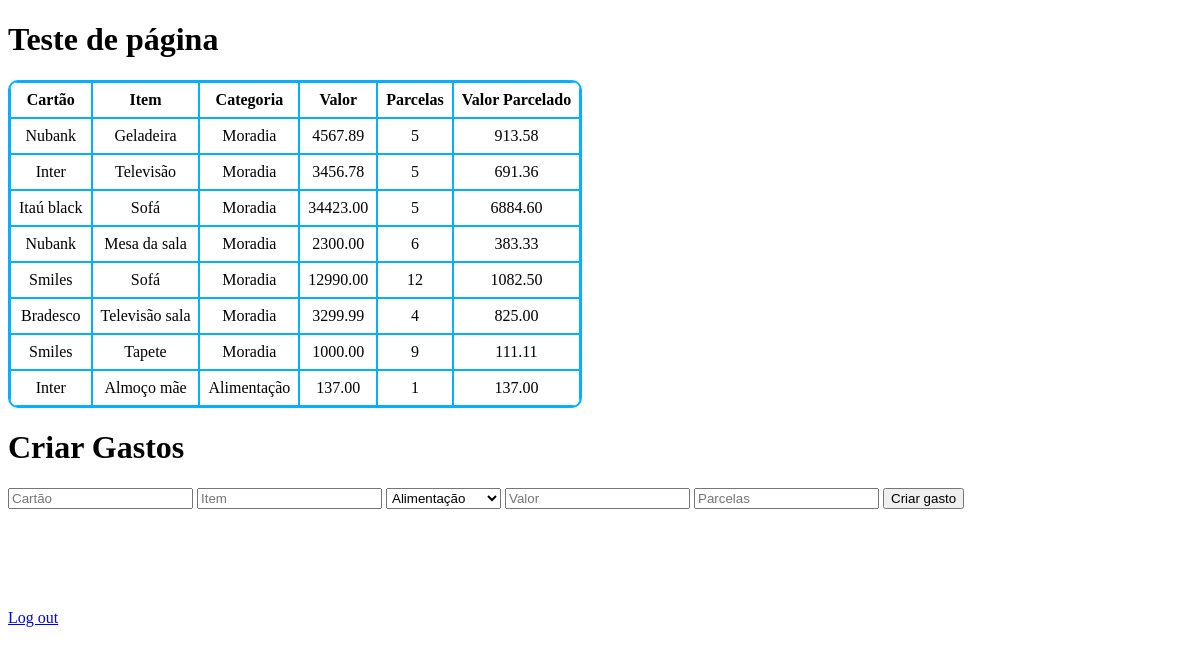
The app's page / (signed in) with its own data.
### usuarios/models.py (models this page shows, shortened)
class Gastos(models.Model):
    CATEGORIA_GASTO = [
        ("Alimentação", "Alimentação"),
        ("Transporte", "Transporte"),
        ("Entretenimento", "Entretenimento"),
        ("Moradia", "Moradia"),
        ("Educação", "Educação"),
        ("Serviços", "Serviços"),
        ("Saúde", "Saúde"),
        ("Outros", "Outros"),
    ]
    cartao = models.CharField(max_length=20)
    item = models.CharField(max_length=64)
    valor = models.DecimalField(max_digits=10, decimal_places=2)
    parcelas = models.IntegerField()
    categoria = models.CharField(max_length=30, choices=CATEGORIA_GASTO)
    def valor_parcelado(self):
        if self.parcelas > 0:
            valor_parcelado = self.valor/self.parcelas
            return valor_parcelado
        return 0.00

### usuarios/views.py (the view)
# urls.py: path("", views.index, name="index"),
def index(request):
    gastos = Gastos.objects.all()
    if not request.user.is_authenticated:
        return HttpResponseRedirect(reverse("login"))
    return(render(request, "usuarios/usuario.html", {
        "gastos": gastos
    }))

### usuarios/templates/usuarios/usuario.html (shortened to what this page needs)
{% extends "usuarios/layout.html" %}
{% block body %}
<h1>Teste de página</h1>
    <table class="tabprincipal">
        <thead>
            <tr>
                <th>Cartão</th>
                <th>Item</th>
                <th>Categoria</th>
                <th>Valor</th>
                <th>Parcelas</th>
                <th>Valor Parcelado</th>
            </tr>
        </thead>
        <tbody>
            {% for gasto in gastos %}
            <tr>
                <td>{{ gasto.cartao }}</td>
                <td>{{ gasto.item }}</td>
                <td>{{ gasto.categoria }}</td>
                <td>{{ gasto.valor }}</td>
                <td>{{ gasto.parcelas }}</td>
                <td>{{ gasto.valor_parcelado|floatformat:2 }}</td>
            </tr>
            {% endfor %}
        </tbody>
    </table>
    <h1>Criar Gastos</h1>
    <form action="{% url 'criar_gasto' %}" method="post">
        <input type="text" name="cartao" placeholder="Cartão" required>
        <input type="text" name="item" placeholder="Item" required>
        <select name="categoria" required>
            <option value="Alimentação">Alimentação</option>
        </select>
        <input type="number" name="valor" step="0.01" placeholder="Valor" required>
        <input type="number" name="parcelas" placeholder="Parcelas" required>
        <button type="submit" name="criar_gasto">Criar gasto</button>
    </form>
    <a class="botaologout" href="{% url 'logout' %}">Log out</a>
{% endblock %}

### usuarios/templates/usuarios/layout.html (shortened to what this page needs)
<!DOCTYPE html>
<html lang="en">
<head>
</head>
<body>
    {% block body %}
    {% endblock %}
</body>
</html>

### usuarios/templates/usuarios/usuario.html (style rules this page uses)
.tabprincipal { border-collapse: separate; border-spacing: 0; border: 2px solid rgb(4, 176, 255); border-radius: 10px; overflow: hidden; margin-bottom: 20px; }
th, td { border: 1px solid rgb(4, 176, 255); padding: 8px; text-align: center; }
select { padding: 1px; }
form { margin-bottom: 100px; }

### records on screen
Gastos: cartao "Nubank", item "Geladeira", categoria "Moradia", valor "4567.89", parcelas "5", valor_parcelado "913.58"
Gastos: cartao "Inter", item "Televisão", categoria "Moradia", valor "3456.78", parcelas "5", valor_parcelado "691.36"
Gastos: cartao "Itaú black", item "Sofá", categoria "Moradia", valor "34423.00", parcelas "5", valor_parcelado "6884.60"
Gastos: cartao "Nubank", item "Mesa da sala", categoria "Moradia", valor "2300.00", parcelas "6", valor_parcelado "383.33"
Gastos: cartao "Smiles", item "Sofá", categoria "Moradia", valor "12990.00", parcelas "12", valor_parcelado "1082.50"
Gastos: cartao "Bradesco", item "Televisão sala", categoria "Moradia", valor "3299.99", parcelas "4", valor_parcelado "825.00"
Gastos: cartao "Smiles", item "Tapete", categoria "Moradia", valor "1000.00", parcelas "9", valor_parcelado "111.11"
Gastos: cartao "Inter", item "Almoço mãe", categoria "Alimentação", valor "137.00", parcelas "1", valor_parcelado "137.00"
